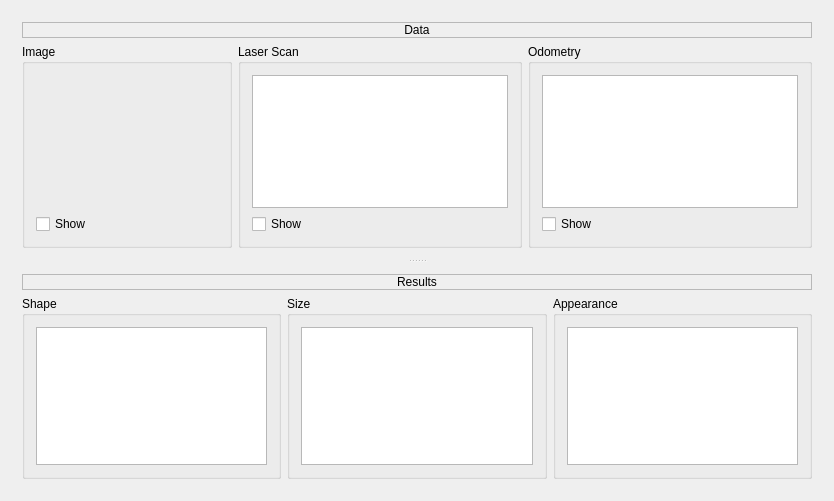
<?xml version="1.0" encoding="UTF-8"?>
<ui version="4.0">
 <class>CategoricalWidgetClass</class>
 <widget class="QWidget" name="CategoricalWidgetClass">
  <property name="geometry">
   <rect>
    <x>0</x>
    <y>0</y>
    <width>834</width>
    <height>501</height>
   </rect>
  </property>
  <property name="windowTitle">
   <string>CategoricalWidget</string>
  </property>
  <layout class="QVBoxLayout" name="verticalLayout_3">
   <item>
    <widget class="QSplitter" name="splitter">
     <property name="orientation">
      <enum>Qt::Vertical</enum>
     </property>
     <widget class="QWidget" name="layoutWidget">
      <layout class="QVBoxLayout" name="verticalLayout">
       <item>
        <widget class="QLabel" name="label_2">
         <property name="frameShape">
          <enum>QFrame::StyledPanel</enum>
         </property>
         <property name="frameShadow">
          <enum>QFrame::Raised</enum>
         </property>
         <property name="text">
          <string>Data</string>
         </property>
         <property name="alignment">
          <set>Qt::AlignCenter</set>
         </property>
        </widget>
       </item>
       <item>
        <layout class="QHBoxLayout" name="horizontalLayout">
         <item>
          <widget class="QGroupBox" name="groupBox">
           <property name="title">
            <string>Image</string>
           </property>
           <layout class="QVBoxLayout" name="verticalLayout_4">
            <item>
             <widget class="QLabel" name="imageLabel">
              <property name="sizePolicy">
               <sizepolicy hsizetype="Expanding" vsizetype="Expanding">
                <horstretch>0</horstretch>
                <verstretch>0</verstretch>
               </sizepolicy>
              </property>
              <property name="text">
               <string/>
              </property>
              <property name="scaledContents">
               <bool>true</bool>
              </property>
             </widget>
            </item>
            <item>
             <widget class="QCheckBox" name="showImageCheckBox">
              <property name="text">
               <string>Show</string>
              </property>
             </widget>
            </item>
           </layout>
          </widget>
         </item>
         <item>
          <widget class="QGroupBox" name="scanGroupBox">
           <property name="title">
            <string>Laser Scan</string>
           </property>
           <layout class="QVBoxLayout" name="verticalLayout_8">
            <item>
             <widget class="LaserScanView" name="laserScanView"/>
            </item>
            <item>
             <widget class="QCheckBox" name="showScanCheckBox">
              <property name="text">
               <string>Show</string>
              </property>
             </widget>
            </item>
           </layout>
          </widget>
         </item>
         <item>
          <widget class="QGroupBox" name="odometryGroupBox">
           <property name="title">
            <string>Odometry</string>
           </property>
           <layout class="QVBoxLayout" name="verticalLayout_9">
            <item>
             <widget class="OdometryView" name="odometryView"/>
            </item>
            <item>
             <widget class="QCheckBox" name="showOdometryCheckBox">
              <property name="text">
               <string>Show</string>
              </property>
             </widget>
            </item>
           </layout>
          </widget>
         </item>
        </layout>
       </item>
      </layout>
     </widget>
     <widget class="QWidget" name="layoutWidget">
      <layout class="QVBoxLayout" name="verticalLayout_2">
       <item>
        <widget class="QLabel" name="label">
         <property name="frameShape">
          <enum>QFrame::StyledPanel</enum>
         </property>
         <property name="frameShadow">
          <enum>QFrame::Raised</enum>
         </property>
         <property name="text">
          <string>Results</string>
         </property>
         <property name="alignment">
          <set>Qt::AlignCenter</set>
         </property>
        </widget>
       </item>
       <item>
        <layout class="QHBoxLayout" name="horizontalLayout_2">
         <item>
          <widget class="QGroupBox" name="groupBox_4">
           <property name="title">
            <string>Shape</string>
           </property>
           <layout class="QVBoxLayout" name="verticalLayout_5">
            <item>
             <widget class="QTreeWidget" name="shapeTreeWidget">
              <property name="frameShape">
               <enum>QFrame::StyledPanel</enum>
              </property>
              <property name="frameShadow">
               <enum>QFrame::Sunken</enum>
              </property>
              <property name="rootIsDecorated">
               <bool>false</bool>
              </property>
              <attribute name="headerVisible">
               <bool>false</bool>
              </attribute>
              <column>
               <property name="text">
                <string notr="true">1</string>
               </property>
              </column>
              <column>
               <property name="text">
                <string>2</string>
               </property>
              </column>
             </widget>
            </item>
           </layout>
          </widget>
         </item>
         <item>
          <widget class="QGroupBox" name="groupBox_5">
           <property name="title">
            <string>Size</string>
           </property>
           <layout class="QVBoxLayout" name="verticalLayout_6">
            <item>
             <widget class="QTreeWidget" name="sizeTreeWidget">
              <property name="rootIsDecorated">
               <bool>false</bool>
              </property>
              <attribute name="headerVisible">
               <bool>false</bool>
              </attribute>
              <column>
               <property name="text">
                <string notr="true">1</string>
               </property>
              </column>
              <column>
               <property name="text">
                <string>2</string>
               </property>
              </column>
             </widget>
            </item>
           </layout>
          </widget>
         </item>
         <item>
          <widget class="QGroupBox" name="groupBox_6">
           <property name="title">
            <string>Appearance</string>
           </property>
           <layout class="QVBoxLayout" name="verticalLayout_7">
            <item>
             <widget class="QTreeWidget" name="appearanceTreeWidget">
              <property name="rootIsDecorated">
               <bool>false</bool>
              </property>
              <attribute name="headerVisible">
               <bool>false</bool>
              </attribute>
              <column>
               <property name="text">
                <string notr="true">1</string>
               </property>
              </column>
              <column>
               <property name="text">
                <string>2</string>
               </property>
              </column>
             </widget>
            </item>
           </layout>
          </widget>
         </item>
        </layout>
       </item>
      </layout>
     </widget>
    </widget>
   </item>
  </layout>
 </widget>
 <layoutdefault spacing="6" margin="11"/>
 <customwidgets>
  <customwidget>
   <class>LaserScanView</class>
   <extends>QGraphicsView</extends>
   <header>LaserScanView.h</header>
  </customwidget>
  <customwidget>
   <class>OdometryView</class>
   <extends>QGraphicsView</extends>
   <header>OdometryView.h</header>
  </customwidget>
 </customwidgets>
 <resources/>
 <connections/>
</ui>
